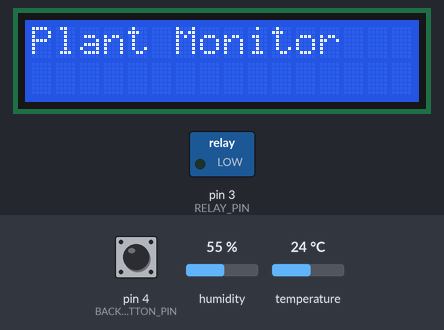
A program run on a simulated Arduino Nano, built with avr-gcc and run on an emulated ATmega328P. Shown: 16×2 character LCD, switched loads named in the program (green lamp = pin HIGH). The test bench sets the inputs (shaded band); at power-on: humidity 55 %, temperature 24 °C, pin 4 (BACKLIGHT_BUTTON_PIN) HIGH.

Above: at 0.1 s.
2.8 s: humidity set to 22 %
At 10.8 s:
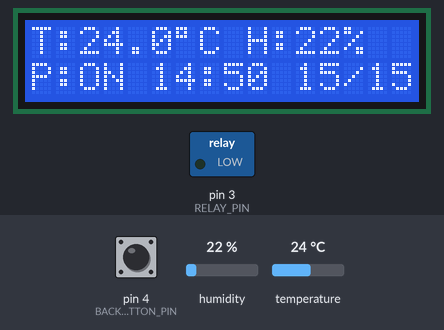
14.6 s: temperature set to 12 °C
At 20.8 s:
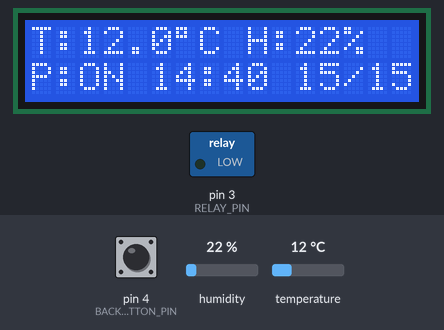
21.6 s: humidity set to 40 %
At 30.8 s:
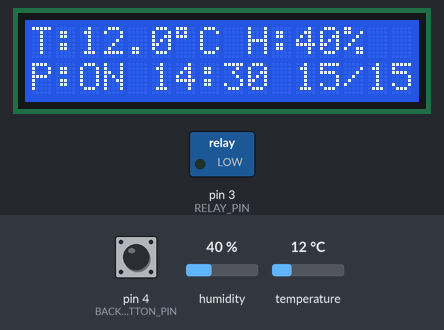
31.6 s: temperature set to 19 °C
At 60.6 s:
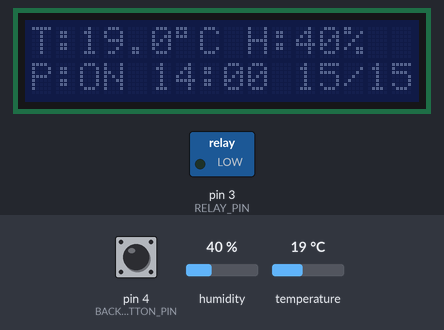
Timing chart, 0 to 61.6 s (numbered marks = the images above; inputs shaded):
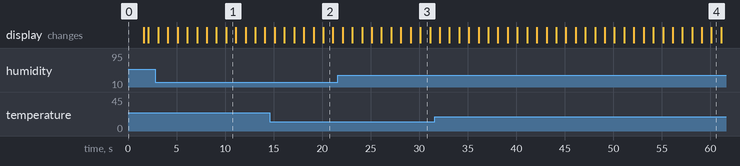

Measured:
- what the display in image 1 shows lasts 1.0 s, from 10.1 s to 11.1 s

The program:

main.cpp
```cpp
#include <Arduino.h>
#include <DHT.h>
#include <LiquidCrystal_I2C.h>

/* ----------- user settings ------------ */
#define DHT_PIN        2
#define RELAY_PIN      3
#define RELAY_ON_LEVEL LOW
#define BACKLIGHT_BUTTON_PIN 4

const float TEMP_THRESHOLD = 30.0; // °C.
const uint32_t DHT11_READ_TIMEOUT = 10UL * 1000UL;

const uint32_t BACKLIGHT_TIMEOUT = 60UL * 1000UL;
uint32_t backlightTimerStart = 0;
bool backlightOn = true;
/* -------------------------------------- */

const uint32_t HOT_ON_MS   = 20UL * 60UL * 1000UL;   // 20 min
const uint32_t HOT_OFF_MS  = 10UL * 60UL * 1000UL;   // 10 min
const uint32_t COOL_ON_MS  = 15UL * 60UL * 1000UL;   // 15 min
const uint32_t COOL_OFF_MS = 15UL * 60UL * 1000UL;   // 15 min
// const uint32_t HOT_ON_MS   = 20UL * 1000UL;   // 20 seconds
// const uint32_t HOT_OFF_MS  = 10UL * 1000UL;   // 10 seconds
// const uint32_t COOL_ON_MS  = 15UL * 1000UL;   // 15 seconds
// const uint32_t COOL_OFF_MS = 15UL * 1000UL;   // 15 seconds

#define DHTTYPE DHT11
DHT dht(DHT_PIN, DHTTYPE);
LiquidCrystal_I2C lcd(0x27, 16, 2);

/* ---- state variables ---- */
bool     pumpOn        = false;
uint32_t stateStarted  = 0;

uint32_t onMs          = COOL_ON_MS;
uint32_t offMs         = COOL_OFF_MS;
const char* cycleTag   = "15/15";

bool hotDetected       = false;  // ✅ remembers if we've seen T >= 30°C

uint32_t lastSensorRead = 0;
float    lastTemp = NAN, lastHum = NAN;

/* Decide cycle mode based on sensor + hotDetected flag */
void updateCycle()
{
  if (hotDetected) {
    onMs = HOT_ON_MS;
    offMs = HOT_OFF_MS;
    cycleTag = "20/10";
  } else {
    onMs = COOL_ON_MS;
    offMs = COOL_OFF_MS;
    cycleTag = "15/15";
  }
}

/* Turn pump ON/OFF and re-check mode after switch */
void switchPump(bool turnOn)
{
  pumpOn = turnOn;
  digitalWrite(RELAY_PIN, turnOn ? RELAY_ON_LEVEL : !RELAY_ON_LEVEL);
  stateStarted = millis();

  // ✅ Re-evaluate mode only when switching
  updateCycle();
}

void setup()
{
  pinMode(RELAY_PIN, OUTPUT);
  pinMode(BACKLIGHT_BUTTON_PIN, INPUT_PULLUP);  // button pressed = LOW

  switchPump(true);  // start with pump OFF

  Serial.begin(9600);
  dht.begin();

  lcd.init();
  lcd.backlight();
  backlightTimerStart = millis();  // start 60s timer
  backlightOn = true;

  lcd.clear();
  lcd.print(F("Plant Monitor"));
  delay(1500);
}

void loop()
{
  uint32_t now = millis();

  /* ---- Read DHT11 every N s ---- */
  if (now - lastSensorRead >= DHT11_READ_TIMEOUT)
  {
    lastSensorRead = now;
    float h = dht.readHumidity();
    float t = dht.readTemperature();
    if (!isnan(h) && !isnan(t)) {
      lastHum = h;
      lastTemp = t;

      // ✅ If hot detected — lock into hot mode (until next switch)
      if (t >= TEMP_THRESHOLD && !hotDetected) {
        hotDetected = true;
        updateCycle(); // immediately change cycle to 20/10
      }
    }
  }

  /* ---- Pump timing ---- */
  uint32_t elapsed = now - stateStarted;
  if (pumpOn && elapsed >= onMs)
  {
    hotDetected = false;   // ✅ allow switch back to cool after this cycle
    // decide next cycle based on latest temperature
    if (lastTemp >= TEMP_THRESHOLD) hotDetected = true;
    updateCycle();
    switchPump(false);
  }
  else if (!pumpOn && elapsed >= offMs)
  {
    hotDetected = false;   // ✅ allow switch back to cool after this cycle
    if (lastTemp >= TEMP_THRESHOLD) hotDetected = true;
    updateCycle();
    switchPump(true);
  }

  /* ---- LCD update ---- */
  static uint32_t lastLcd = 0;
  if (now - lastLcd >= 500UL)
  {
    lastLcd = now;

    // Row 1: temperature and humidity
    lcd.setCursor(0, 0);
    lcd.print("T:");
    lcd.print(lastTemp, 1);
    lcd.print((char)223);
    lcd.print("C H:");
    lcd.print(lastHum, 0);
    lcd.print("%  ");

    // Row 2: pump status, countdown, mode
    uint32_t remaining = ((pumpOn ? onMs : offMs) - elapsed + 999UL) / 1000UL;
    uint8_t mm = remaining / 60U;
    uint8_t ss = remaining % 60U;

    lcd.setCursor(0, 1);
    lcd.print("P:");
    lcd.print(pumpOn ? "ON " : "OFF");
    lcd.print(mm < 10 ? "0" : "");
    lcd.print(mm);
    lcd.print(':');
    lcd.print(ss < 10 ? "0" : "");
    lcd.print(ss);
    lcd.print(' ');
    lcd.print(cycleTag);

    int used = 2 + (pumpOn ? 3 : 4) + 4 + 1 + strlen(cycleTag);
    for (int i = used; i < 16; ++i) lcd.print(' ');
  }

  // Check button press to re-enable backlight
  if (!digitalRead(BACKLIGHT_BUTTON_PIN)) {  // button pressed
    if (!backlightOn) {
      lcd.backlight();
      backlightOn = true;
    }
    backlightTimerStart = millis();  // reset timer
  }

  // Turn off backlight after 30s
  if (backlightOn && millis() - backlightTimerStart >= BACKLIGHT_TIMEOUT) {
    lcd.noBacklight();
    backlightOn = false;
  }
}
```
